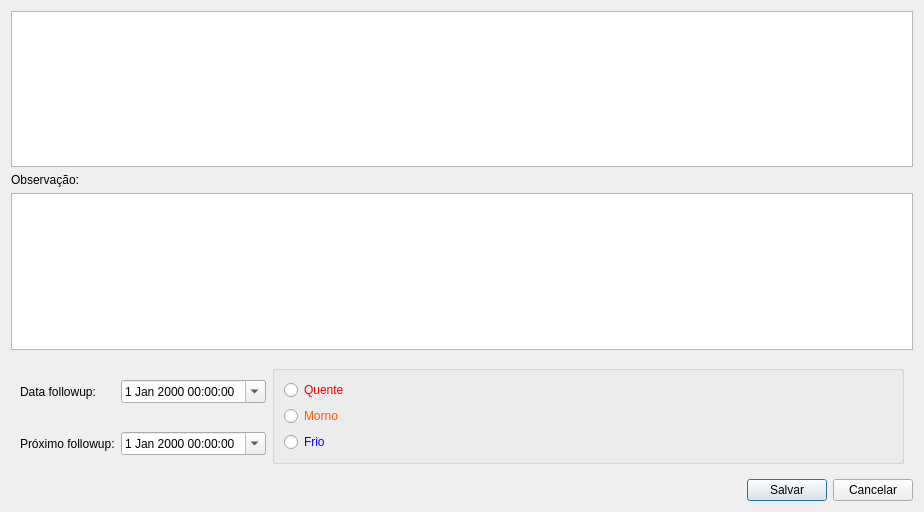
<?xml version="1.0" encoding="UTF-8"?>
<ui version="4.0">
 <class>FollowUp</class>
 <widget class="QDialog" name="FollowUp">
  <property name="geometry">
   <rect>
    <x>0</x>
    <y>0</y>
    <width>924</width>
    <height>512</height>
   </rect>
  </property>
  <property name="windowTitle">
   <string>Follow Up</string>
  </property>
  <layout class="QGridLayout" name="gridLayout_3">
   <item row="0" column="0" colspan="2">
    <widget class="TableView" name="table">
     <property name="editTriggers">
      <set>QAbstractItemView::NoEditTriggers</set>
     </property>
     <property name="selectionMode">
      <enum>QAbstractItemView::SingleSelection</enum>
     </property>
     <property name="selectionBehavior">
      <enum>QAbstractItemView::SelectRows</enum>
     </property>
    </widget>
   </item>
   <item row="1" column="0">
    <widget class="QLabel" name="label">
     <property name="text">
      <string>Observação:</string>
     </property>
    </widget>
   </item>
   <item row="2" column="0" colspan="2">
    <widget class="QPlainTextEdit" name="plainTextEdit"/>
   </item>
   <item row="4" column="0">
    <spacer name="horizontalSpacer">
     <property name="orientation">
      <enum>Qt::Horizontal</enum>
     </property>
     <property name="sizeHint" stdset="0">
      <size>
       <width>40</width>
       <height>20</height>
      </size>
     </property>
    </spacer>
   </item>
   <item row="4" column="1">
    <layout class="QHBoxLayout" name="horizontalLayout">
     <item>
      <widget class="QPushButton" name="pushButtonSalvar">
       <property name="text">
        <string>Salvar</string>
       </property>
      </widget>
     </item>
     <item>
      <widget class="QPushButton" name="pushButtonCancelar">
       <property name="text">
        <string>Cancelar</string>
       </property>
      </widget>
     </item>
    </layout>
   </item>
   <item row="3" column="0" colspan="2">
    <widget class="QFrame" name="frameOrcamento">
     <layout class="QGridLayout" name="gridLayout">
      <item row="1" column="1">
       <widget class="QDateTimeEdit" name="dateFollowup">
        <property name="sizePolicy">
         <sizepolicy hsizetype="Maximum" vsizetype="Fixed">
          <horstretch>0</horstretch>
          <verstretch>0</verstretch>
         </sizepolicy>
        </property>
        <property name="calendarPopup">
         <bool>true</bool>
        </property>
       </widget>
      </item>
      <item row="2" column="0">
       <widget class="QLabel" name="label_3">
        <property name="text">
         <string>Próximo followup:</string>
        </property>
       </widget>
      </item>
      <item row="2" column="1">
       <widget class="QDateTimeEdit" name="dateProxFollowup">
        <property name="calendarPopup">
         <bool>true</bool>
        </property>
       </widget>
      </item>
      <item row="1" column="0">
       <widget class="QLabel" name="label_2">
        <property name="sizePolicy">
         <sizepolicy hsizetype="Maximum" vsizetype="Preferred">
          <horstretch>0</horstretch>
          <verstretch>0</verstretch>
         </sizepolicy>
        </property>
        <property name="text">
         <string>Data followup:</string>
        </property>
       </widget>
      </item>
      <item row="1" column="2" rowspan="2">
       <widget class="QGroupBox" name="groupBox">
        <property name="title">
         <string/>
        </property>
        <layout class="QGridLayout" name="gridLayout_2">
         <item row="0" column="0">
          <widget class="QRadioButton" name="radioButtonQuente">
           <property name="styleSheet">
            <string notr="true">color: rgb(255, 0, 0);</string>
           </property>
           <property name="text">
            <string>Quente</string>
           </property>
          </widget>
         </item>
         <item row="1" column="0">
          <widget class="QRadioButton" name="radioButtonMorno">
           <property name="styleSheet">
            <string notr="true">color: rgb(255, 85, 0);</string>
           </property>
           <property name="text">
            <string>Morno</string>
           </property>
          </widget>
         </item>
         <item row="2" column="0">
          <widget class="QRadioButton" name="radioButtonFrio">
           <property name="styleSheet">
            <string notr="true">color: rgb(0, 0, 255);</string>
           </property>
           <property name="text">
            <string>Frio</string>
           </property>
          </widget>
         </item>
        </layout>
       </widget>
      </item>
     </layout>
    </widget>
   </item>
  </layout>
 </widget>
 <customwidgets>
  <customwidget>
   <class>TableView</class>
   <extends>QTableView</extends>
   <header>src/tableview.h</header>
  </customwidget>
 </customwidgets>
 <resources/>
 <connections/>
</ui>
